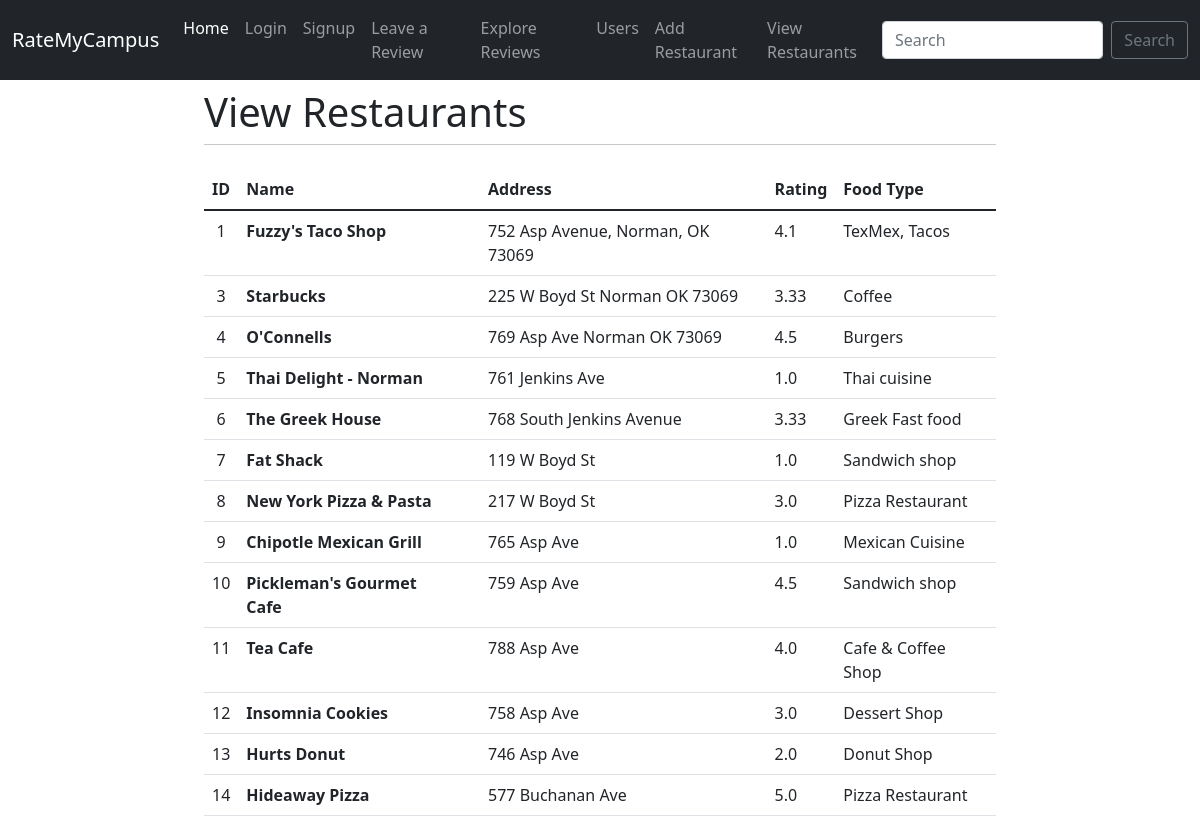
/view_restaurants/, run on the app's committed database.
### main/models.py (models this page shows, shortened)
class Restaurant(models.Model):
    name = models.CharField(max_length=100, null=False)
    address = models.CharField(max_length=200, null=False)
    rating = models.FloatField(null=False)
    food_type = models.CharField(max_length=100, null=False)

### main/views.py (the view)
# urls.py: path("view_restaurants/", views.view_restaurants, name="view-restaurants"),
def view_restaurants(response):
    return render(response, "main/view_restaurants.html", {"restaurants": Restaurant.objects.all()})

### main/templates/main/view_restaurants.html (shortened to what this page needs)
{% extends 'main/base.html' %}
{% block title %}View Restaurants{% endblock %}
{% block content %}
    <div class="table-responsive">
          <table class="table table-hover">
              <thead>
                <tr>
                  <td class="number text-center"><strong>ID</strong></td>
                  <td class="product"><strong>Name</strong><br></td>
                  <td class="address"><span></span></td>
                  <td class="address"><strong>Address</strong></td>
                    <td class="address"><strong>Rating</strong></td>
                    <td class="address"><strong>Food Type</strong></td>
                </tr>
              </thead>
              <tbody>
                    {% for rest in restaurants %}
                    <tr>
                      <td class="number text-center">{{ rest.id }}</td>
                      <td class="product"><strong> {{ rest.name }} </strong><br></td>
                      <td class="address"><span></span></td>
                      <td class="address">{{ rest.address }}</td>
                    <td class="address">{{ rest.rating }}</td>
                    <td class="address">{{ rest.food_type }}</td>
                    </tr>
                {% endfor %}
                </tbody>
          </table>
        </div>
{% endblock %}

### main/templates/main/base.html (shortened to what this page needs)
<!doctype html>
<html>
<head>
    <link href="https://cdn.jsdelivr.net/npm/bootstrap@5.1.3/dist/css/bootstrap.min.css" rel="stylesheet">
</head>
<body>
    <nav class="navbar navbar-expand-lg navbar-dark bg-dark">
      <div class="container-fluid">
        <span class="navbar-brand mb-0 h1">RateMyCampus</span>
        <div class="collapse navbar-collapse" id="navbarNav">
          <ul class="navbar-nav">
            <li class="nav-item">
              <a class="nav-link active" aria-current="page" href="{% url 'home' %}">Home</a>
            </li>
            <li class="nav-item">
              <a class="nav-link" href="{% url 'login' %}">Login</a>
            </li>
            <li class="nav-item">
              <a class="nav-link" href="{% url 'signup' %}">Signup</a>
            </li>
            <li class="nav-item">
              <a class="nav-link"href="{% url 'leaveReview' %}">Leave a Review</a>
            </li>
            <li class="nav-item">
              <a class="nav-link"href="{% url 'readReview' %}">Explore Reviews</a>
            </li>
            <li class="nav-item">
              <a class="nav-link"href="{% url 'users' %}">Users</a>
            </li>
            <li class="nav-item">
              <a class="nav-link"href="{% url 'add-restaurants' %}">Add Restaurant</a>
            </li>
            <li class="nav-item">
              <a class="nav-link"href="{% url 'view-restaurants' %}">View Restaurants</a>
            </li>
          </ul>
          <form class="d-flex" method="post" action="{% url 'search-venues' %}">
            <input class="form-control me-2" type="search" placeholder="Search" aria-label="Search" name="searched">
            <button class="btn btn-outline-secondary" type="submit">
              Search
            </button>
          </form>
        </div>
      </div>
    </nav>
    <div id="content", name="content", class="main">
        <div class="row justify-content-center">
            <div class="col-8">
                <h1 class="mt-2">{% block title %} {% endblock %}</h1>
                <hr class="mt-0 mb-4">
                {% block content %}
                {% endblock %}
            </div>
        </div>
    </div>
    </body>
</html>

### data on the page
Restaurant: id "1", name "Fuzzy's Taco Shop", address "752 Asp Avenue, Norman, OK 73069", rating "4.1", food_type "TexMex, Tacos"
Restaurant: id "3", name "Starbucks", address "225 W Boyd St Norman OK 73069", rating "3.33", food_type "Coffee"
Restaurant: id "4", name "O'Connells", address "769 Asp Ave Norman OK 73069", rating "4.5", food_type "Burgers"
Restaurant: id "5", name "Thai Delight - Norman", address "761 Jenkins Ave", rating "1.0", food_type "Thai cuisine"
Restaurant: id "6", name "The Greek House", address "768 South Jenkins Avenue", rating "3.33", food_type "Greek Fast food"
Restaurant: id "7", name "Fat Shack", address "119 W Boyd St", rating "1.0", food_type "Sandwich shop"
Restaurant: id "8", name "New York Pizza & Pasta", address "217 W Boyd St", rating "3.0", food_type "Pizza Restaurant"
Restaurant: id "9", name "Chipotle Mexican Grill", address "765 Asp Ave", rating "1.0", food_type "Mexican Cuisine"
Restaurant: id "10", name "Pickleman's Gourmet Cafe", address "759 Asp Ave", rating "4.5", food_type "Sandwich shop"
Restaurant: id "11", name "Tea Cafe", address "788 Asp Ave", rating "4.0", food_type "Cafe & Coffee Shop"
Restaurant: id "12", name "Insomnia Cookies", address "758 Asp Ave", rating "3.0", food_type "Dessert Shop"
Restaurant: id "13", name "Hurts Donut", address "746 Asp Ave", rating "2.0", food_type "Donut Shop"
Restaurant: id "14", name "Hideaway Pizza", address "577 Buchanan Ave", rating "5.0", food_type "Pizza Restaurant"
